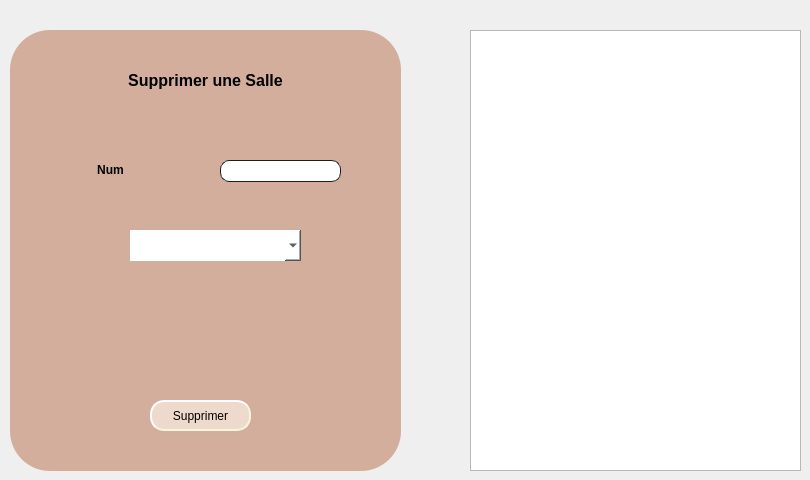
    <widget class="QWidget" name="Supprimer">
     <attribute name="title">
      <string>Supprimer</string>
     </attribute>
     <widget class="QWidget" name="gridWidget_4" native="true">
      <property name="geometry">
       <rect>
        <x>10</x>
        <y>30</y>
        <width>391</width>
        <height>441</height>
       </rect>
      </property>
      <property name="styleSheet">
       <string notr="true">background-color: rgb(211, 174, 156);
border-radius: 40px;</string>
      </property>
      <widget class="QLabel" name="label_16">
       <property name="geometry">
        <rect>
         <x>0</x>
         <y>10</y>
         <width>391</width>
         <height>81</height>
        </rect>
       </property>
       <property name="styleSheet">
        <string notr="true"/>
       </property>
       <property name="text">
        <string>&lt;html&gt;&lt;head/&gt;&lt;body&gt;&lt;p align=&quot;center&quot;&gt;&lt;span style=&quot; font-size:12pt; font-weight:600;&quot;&gt;Supprimer une Salle&lt;/span&gt;&lt;/p&gt;&lt;/body&gt;&lt;/html&gt;</string>
       </property>
      </widget>
      <widget class="QLabel" name="label_20">
       <property name="geometry">
        <rect>
         <x>40</x>
         <y>130</y>
         <width>121</width>
         <height>20</height>
        </rect>
       </property>
       <property name="styleSheet">
        <string notr="true">font: 75 8pt &quot;MS Shell Dlg 2&quot;;</string>
       </property>
       <property name="text">
        <string>&lt;html&gt;&lt;head/&gt;&lt;body&gt;&lt;p align=&quot;center&quot;&gt;&lt;span style=&quot; font-weight:600;&quot;&gt;Num&lt;/span&gt;&lt;/p&gt;&lt;/body&gt;&lt;/html&gt;</string>
       </property>
      </widget>
      <widget class="QLineEdit" name="id_supprimer">
       <property name="geometry">
        <rect>
         <x>210</x>
         <y>130</y>
         <width>121</width>
         <height>22</height>
        </rect>
       </property>
       <property name="styleSheet">
        <string notr="true">background-color: rgb(255, 255, 255);
border-radius: 9px;
padding: 1px;
    border-style: solid;
    border: 1px solid #1e1e1e;
</string>
       </property>
      </widget>
      <widget class="QPushButton" name="supprimer">
       <property name="geometry">
        <rect>
         <x>140</x>
         <y>370</y>
         <width>101</width>
         <height>31</height>
        </rect>
       </property>
       <property name="styleSheet">
        <string notr="true">QPushButton
{
	background-color: rgb(237, 218, 204);
	color: rgb(0, 0, 0);
border-style: solid;
    border-radius: 6;
border-radius: 14px;

	border-style: outset;
    border-width: 2px;
    border-radius: 14px;
    border-color: beige;
  
 
    padding: 0px;
	
	
	
	font: 10pt &quot;Franklin Gothic Heavy&quot;;
}
QPushButton:hover
{
background-color: rgb(0, 143, 105);
	color: rgb(0, 0, 0);
}
QPushButton:pressed
{
background-color: rgb(0, 143, 105);
}</string>
       </property>
       <property name="text">
        <string>Supprimer</string>
       </property>
      </widget>
      <widget class="QComboBox" name="comboBox_supprimer">
       <property name="geometry">
        <rect>
         <x>120</x>
         <y>200</y>
         <width>171</width>
         <height>31</height>
        </rect>
       </property>
       <property name="styleSheet">
        <string notr="true">background-color: rgb(255, 255, 255);</string>
       </property>
      </widget>
     </widget>
     <widget class="QTableView" name="tableView_supprimer">
      <property name="geometry">
       <rect>
        <x>470</x>
        <y>30</y>
        <width>331</width>
        <height>441</height>
       </rect>
      </property>
     </widget>
    </widget>
